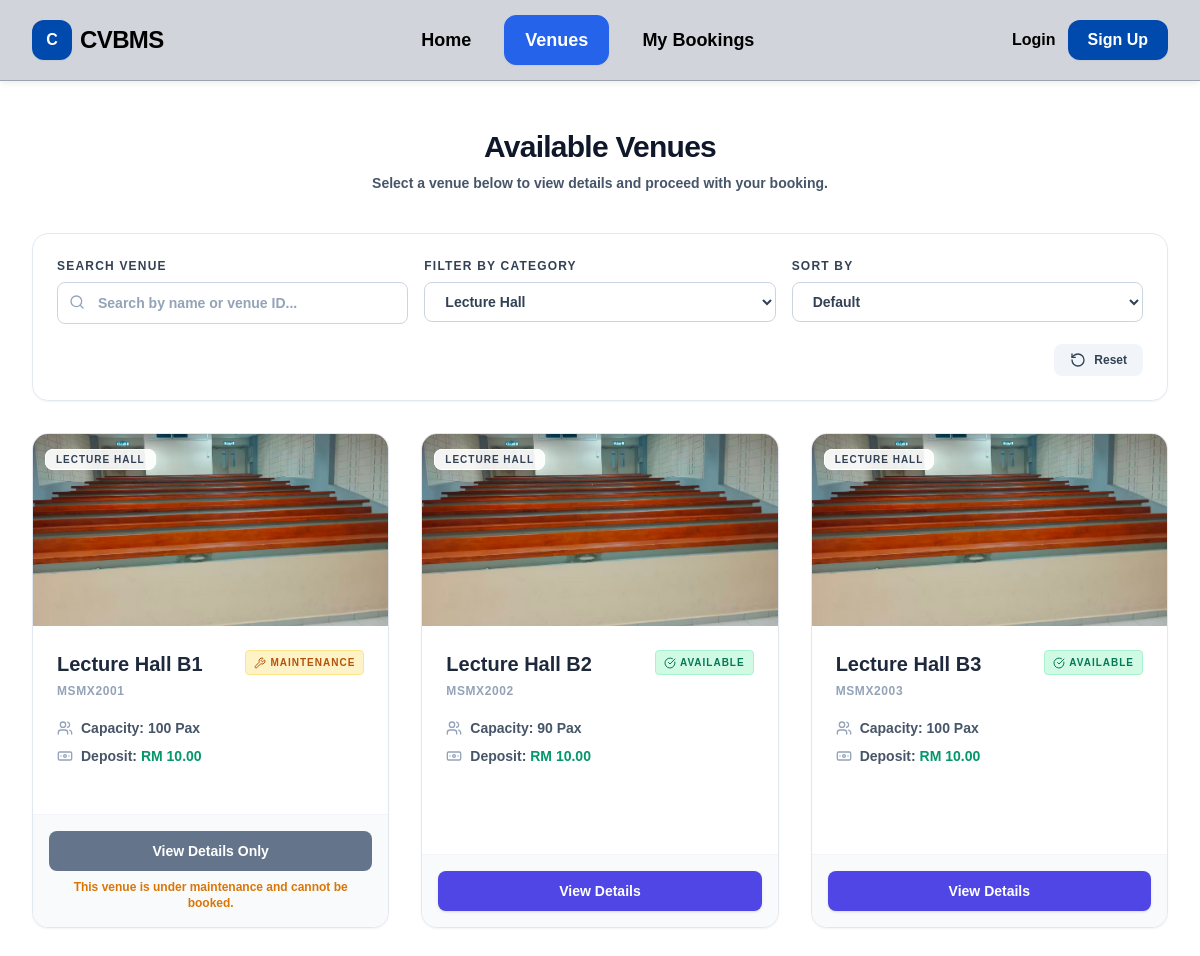
Screenshot of /User/venues.php?category=2 with the database file from the repository.
### tables this page shows
CREATE TABLE `venue` (
  `vid` varchar(10) NOT NULL,
  `vname` varchar(100) NOT NULL,
  `vcid` int(11) NOT NULL,
  `max_cap` int(10) UNSIGNED NOT NULL,
  `deposit` decimal(10,2) UNSIGNED NOT NULL,
  `status` enum('available','maintenance','closed') NOT NULL DEFAULT 'available',
  `description` text NOT NULL
);

CREATE TABLE `vcategory` (
  `vcid` int(11) NOT NULL,
  `category` varchar(50) NOT NULL,
  `description` text NOT NULL
);

### User/venues.php (the view, shortened to what this page needs)
<?php
require_once __DIR__ . '/../config/db.php';
require_once __DIR__ . '/../includes/user_header.php';
require_once __DIR__ . '/../includes/user_navbar.php';
$search = trim($_GET['search'] ?? '');
$category_filter = trim($_GET['category'] ?? '');
$sort = trim($_GET['sort'] ?? '');
$category_result = $conn->query("
    SELECT vcid, category
    FROM vcategory
    ORDER BY category ASC
");
$sql = "
    SELECT
        v.*,
        vc.category,
        vp.pic AS main_pic
    FROM venue v
    JOIN vcategory vc ON v.vcid = vc.vcid
    LEFT JOIN (
        SELECT vid, MIN(pic_id) AS first_pic_id
        FROM vpic
        GROUP BY vid
    ) first_vpic ON v.vid = first_vpic.vid
    LEFT JOIN vpic vp ON first_vpic.first_pic_id = vp.pic_id
    WHERE v.status IN ('available', 'maintenance')
";
$params = [];
$types = "";
if ($category_filter !== '')
{
    $sql .= " AND v.vcid = ?";
    $params[] = (int)$category_filter;
    $types .= "i";
}
switch ($sort)
{
    default:
        $sql .= " ORDER BY v.vname ASC";
        break;
}
$stmt = $conn->prepare($sql);
if (!empty($params))
{
    $stmt->bind_param($types, ...$params);
}
$stmt->execute();
$result = $stmt->get_result();
?>
<script src="https://cdn.tailwindcss.com"></script>
<div class="min-h-screen bg-transparent py-12 px-4 sm:px-6 lg:px-8 font-sans">
    <div class="max-w-6xl mx-auto">
        <div class="mb-10 text-center">
            <h1 class="text-3xl font-extrabold text-slate-900 tracking-tight">Available Venues</h1>
            <p class="text-sm text-slate-600 mt-2">Select a venue below to view details and proceed with your booking.</p>
        </div>
        <form method="GET" action="venues.php" id="venueFilterForm" class="bg-white/95 backdrop-blur-sm border border-slate-200 rounded-2xl shadow-sm p-6 mb-8">
            <div class="grid grid-cols-1 md:grid-cols-3 gap-4">
                <div>
                    <label class="block text-xs font-black uppercase tracking-widest text-slate-700 mb-2">
                        Search Venue
                    </label>
                    <div class="relative">
                        <i data-lucide="search" class="w-4 h-4 text-slate-400 absolute left-3 top-3"></i>
                        <input
                            type="text"
                            name="search"
                            id="venueSearchInput"
                            value="<?php echo htmlspecialchars($search); ?>"
                            placeholder="Search by name or venue ID..."
                            class="w-full pl-10 pr-4 py-2.5 border border-slate-300 rounded-lg text-sm text-slate-700 placeholder:text-slate-400 bg-white focus:outline-none focus:ring-2 focus:ring-indigo-500 focus:border-indigo-500"
                        >
                    </div>
                </div>
                <div>
                    <label class="block text-xs font-black uppercase tracking-widest text-slate-700 mb-2">
                        Filter by Category
                    </label>
                    <select
                        name="category"
                        class="auto-submit w-full px-4 py-2.5 border border-slate-300 rounded-lg text-sm text-slate-700 bg-white focus:outline-none focus:ring-2 focus:ring-indigo-500 focus:border-indigo-500"
                    >
                        <?php if ($category_result && $category_result->num_rows > 0): ?>
                            <?php while ($cat = $category_result->fetch_assoc()): ?>
                                <option
                                    value="<?php echo htmlspecialchars($cat['vcid']); ?>"
                                    <?php echo ($category_filter == $cat['vcid']) ? 'selected' : ''; ?>
                                >
                                    <?php echo htmlspecialchars($cat['category']); ?>
                                </option>
                            <?php endwhile; ?>
                        <?php endif; ?>
                    </select>
                </div>
                <div>
                    <label class="block text-xs font-black uppercase tracking-widest text-slate-700 mb-2">
                        Sort by
                    </label>
                    <select
                        name="sort"
                        class="auto-submit w-full px-4 py-2.5 border border-slate-300 rounded-lg text-sm text-slate-700 bg-white focus:outline-none focus:ring-2 focus:ring-indigo-500 focus:border-indigo-500"
                    >
                        <option value="" <?php echo ($sort === '') ? 'selected' : ''; ?>>Default</option>
                    </select>
                </div>
            </div>
            <div class="flex items-center justify-between mt-5">
                <p class="w-4 h-4 mr-2"></p>
                <?php if ($search !== '' || $category_filter !== '' || $sort !== ''): ?>
                    <a
                        href="venues.php"
                        class="inline-flex items-center px-4 py-2 bg-slate-100 hover:bg-slate-200 text-slate-700 text-xs font-bold rounded-lg transition-colors"
                    >
                        <i data-lucide="rotate-ccw" class="w-4 h-4 mr-2"></i>
                        Reset
                    </a>
                <?php endif; ?>
            </div>
        </form>
        <div class="grid grid-cols-1 md:grid-cols-2 lg:grid-cols-3 gap-8">
            <?php if ($result && $result->num_rows > 0): ?>
                <?php while ($venue = $result->fetch_assoc()): ?>
                    <?php
                        $image_path = "";
                        if (!empty($venue["main_pic"]))
                        {
                            $image_path = "../uploads/venues/" . $venue["main_pic"];
                        }
                        $is_maintenance = strtolower($venue["status"]) === "maintenance";
                    ?>
                    <div class="bg-white rounded-2xl shadow-sm border border-slate-200 hover:shadow-md overflow-hidden transition-all flex flex-col">
                        <div class="h-48 bg-slate-100 overflow-hidden relative">
                            <?php if (!empty($image_path)): ?>
                                <img
                                    src="<?php echo htmlspecialchars($image_path); ?>"
                                    alt="<?php echo htmlspecialchars($venue["vname"]); ?>"
                                    class="w-full h-full object-cover"
                                >
                            <?php endif; ?>
                            <div class="absolute top-3 left-3">
                                <span class="px-2.5 py-1 bg-white/90 backdrop-blur text-slate-700 border border-white rounded-lg text-[10px] font-black uppercase tracking-widest">
                                    <?php echo htmlspecialchars($venue["category"]); ?>
                                </span>
                            </div>
                        </div>
                        <div class="p-6 flex-1">
                            <div class="flex justify-between items-start mb-4">
                                <div>
                                    <h3 class="text-xl font-bold text-slate-800">
                                        <?php echo htmlspecialchars($venue["vname"]); ?>
                                    </h3>
                                    <span class="text-xs font-bold text-slate-400 uppercase tracking-wider">
                                        <?php echo htmlspecialchars($venue["vid"]); ?>
                                    </span>
                                </div>
                                <?php if ($is_maintenance): ?>
                                    <span class="px-2 py-1 bg-amber-100 text-amber-700 border border-amber-200 rounded text-[10px] font-black uppercase tracking-widest flex items-center">
                                        <i data-lucide="wrench" class="w-3 h-3 mr-1"></i> Maintenance
                                    </span>
                                <?php else: ?>
                                    <span class="px-2 py-1 bg-emerald-100 text-emerald-700 border border-emerald-200 rounded text-[10px] font-black uppercase tracking-widest flex items-center">
                                        <i data-lucide="check-circle" class="w-3 h-3 mr-1"></i> Available
                                    </span>
                                <?php endif; ?>
                            </div>
                            <div class="space-y-2 mb-6">
                                <div class="flex items-center text-sm text-slate-600">
                                    <i data-lucide="users" class="w-4 h-4 mr-2 text-slate-400"></i>
                                    <span>Capacity: <strong><?php echo (int)$venue["max_cap"]; ?> Pax</strong></span>
                                </div>
                                <div class="flex items-center text-sm text-slate-600">
                                    <i data-lucide="banknote" class="w-4 h-4 mr-2 text-slate-400"></i>
                                    <span>Deposit: <strong class="text-emerald-600 font-mono">RM <?php echo number_format((float)$venue["deposit"], 2); ?></strong></span>
                                </div>
                            </div>
                        </div>
                        <div class="p-4 border-t border-slate-100 bg-slate-50">
                            <a href="venue_details.php?vid=<?php echo urlencode($venue["vid"]); ?>"
                            class="block w-full py-2.5 text-center text-sm font-bold rounded-lg transition-colors
                            <?php echo $is_maintenance
                                    ? 'bg-slate-500 hover:bg-slate-600 text-white'
                                    : 'bg-indigo-600 hover:bg-indigo-700 text-white shadow'; ?>">
                                <?php echo $is_maintenance ? 'View Details Only' : 'View Details'; ?>
                            </a>
                            <?php if ($is_maintenance): ?>
                                <p class="text-xs text-amber-600 font-semibold text-center mt-2">
                                    This venue is under maintenance and cannot be booked. </p> <?php endif; ?> </div> </div> <?php endwhile; ?>  <?php endif; ?> </div> </div> </div>
<?php include("../includes/user_footer.php"); ?>

### assets/css/user_css.css (style rules this page uses)
:root { font-size: 100%; }
html, body { background-color: #ffffff !important; }
body.user-light-theme { background: #ffffff !important; color: #0f172a !important; }
body.user-light-theme > main, body.user-light-theme .min-h-screen.bg-transparent { background: #ffffff !important; color: #0f172a !important; }
html, body, body *, button, input, select, textarea { font-family: "Century Gothic", CenturyGothic, "Century", "Century Schoolbook", Arial, sans-serif !important; font-weight: 700; }
body { margin: 0; font-family: "Century Gothic", CenturyGothic, "Century", "Century Schoolbook", Arial, sans-serif !important; font-weight: 700; background-color: #ffffff; color: #0f172a; }
.grid { display: grid; grid-template-columns: repeat(auto-fit, minmax(250px, 1fr)); gap: 20px; }
html { scroll-behavior: smooth; }
body { background: #020617; }

### rows the page displays
venue: vcid.category "LECTURE HALL", vname "Lecture Hall B1", vid "MSMX2001", status "maintenance" (drawn), max_cap "100", deposit "10.00", shows "This venue is under maintenance and cannot be booked."
venue: vcid.category "LECTURE HALL", vname "Lecture Hall B2", vid "MSMX2002", status "available" (drawn), max_cap "90", deposit "10.00"
venue: vcid.category "LECTURE HALL", vname "Lecture Hall B3", vid "MSMX2003", status "available" (drawn), max_cap "100", deposit "10.00"

### other values shown
form field category "Lecture Hall"
